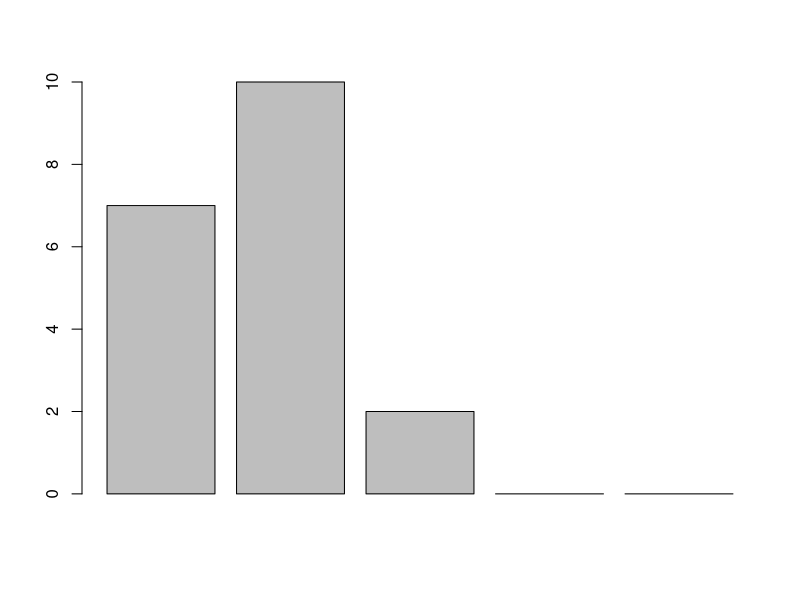
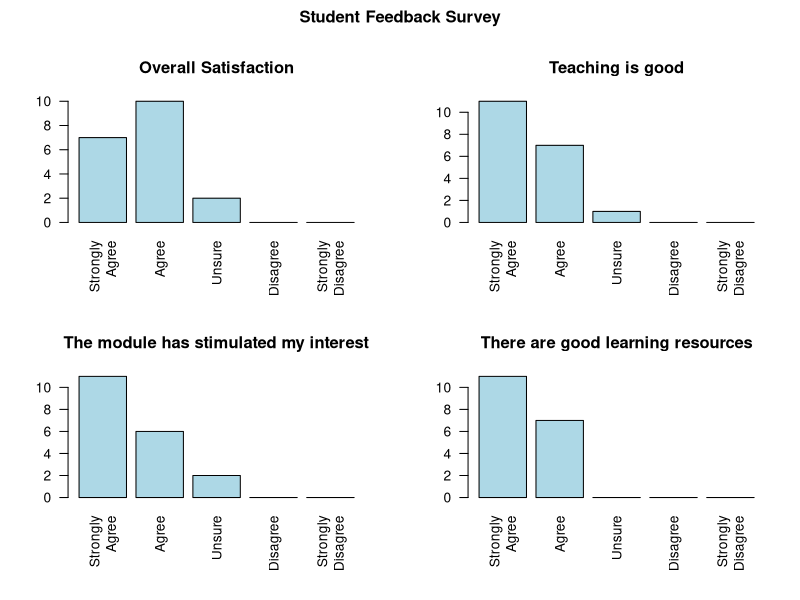

Write R code to recreate these figures, in order.
da <- read.csv("Official/EC387Feedback.csv", stringsAsFactors = FALSE)
# Reduce the questions to one word
Questions <- c("Overall", "Organised", "Informed", "Changes", "Contract", "Teaching", "Stimulated", "Assessment", 
               "Feedback-time", "Feedback-use", "Resources")
# These levels are actually made up.  I think that they are abaut right.
# Wrap two word labesl so that they fit without overlap.
Level <- c(paste("Strongly", "Agree", sep = "\n"), "Agree", "Unsure", "Disagree", paste("Strongly", "Disagree", sep = "\n"))
barplot(as.numeric(da[1, 2:6]))
# Search for Joshua Callarman <J.Callarman@brighton.ac.uk> in email for full results with comments. 
str(da)
head(da, n  = 20)
#-------------------------------------
# Simple questions
row.names(da) <- Questions
#Four charts
par(mfrow = c(2, 2))
# Create room for title. 
par(oma = c(1, 0, 2, 0)) # overall margin = bottom, left, top, right?
reqQuest <- c("Overall", "Teaching", "Stimulated", "Resources")
head1 <- "Overall Satisfaction"
head2 <- "Teaching is good"
head3 <- "The module has stimulated my interest"
head4 <- "There are good learning resources"
heads <- c(head1, head2, head3, head4)
for(i in 1:4){
# Need to convert the rows to numeric to ensure that it works
# http://stackoverflow.com/questions/14484728/convert-a-row-of-a-data-frame-to-vector
  barplot(as.numeric(da[reqQuest[i], 2:6]), names.arg = Level, main = heads[i], col = "lightblue", las = 2) 
}
# Overall title for the four charts. 
# http://sphaerula.com/legacy/R/multiplePlotFigure.html
title("Student Feedback Survey", outer = TRUE)

